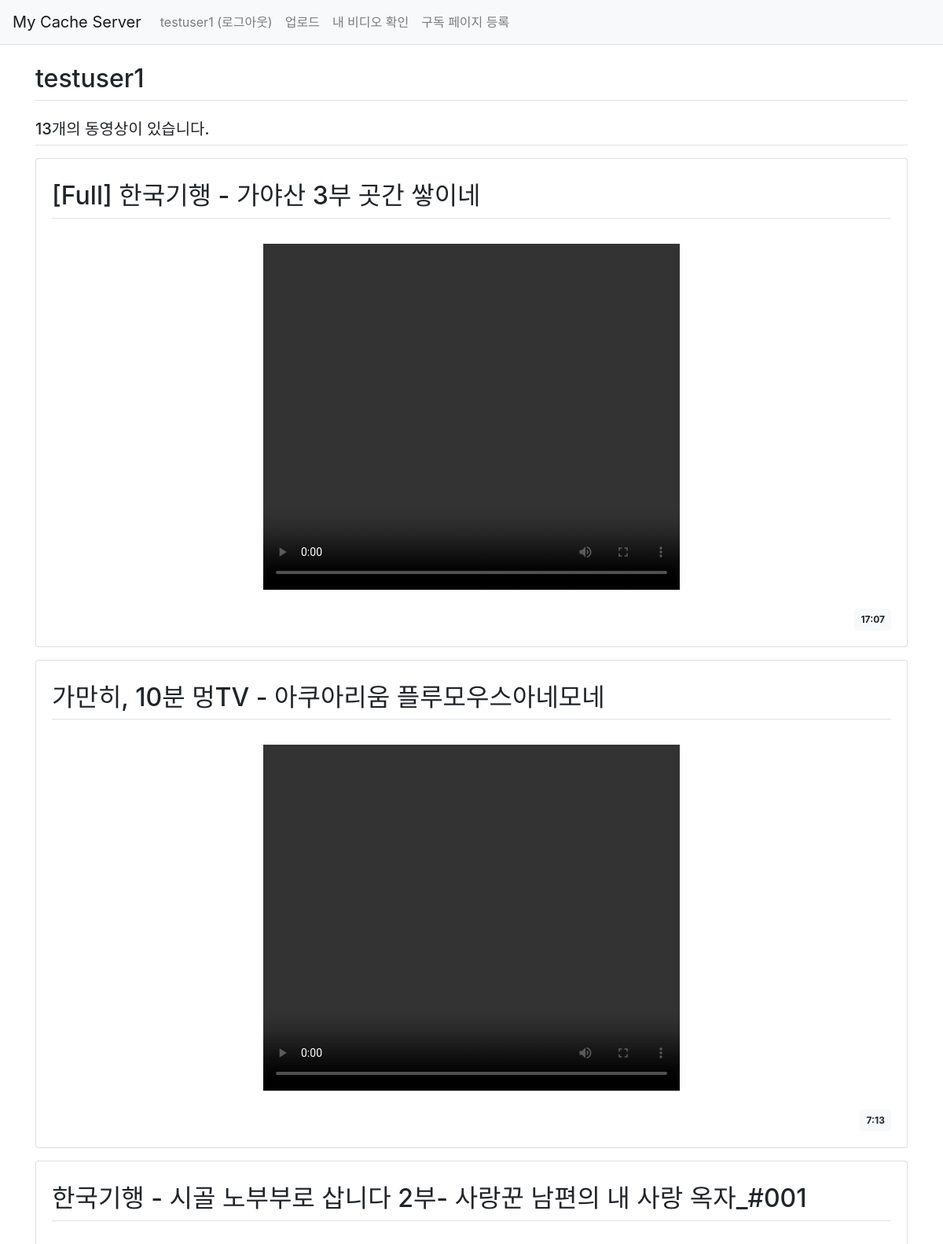
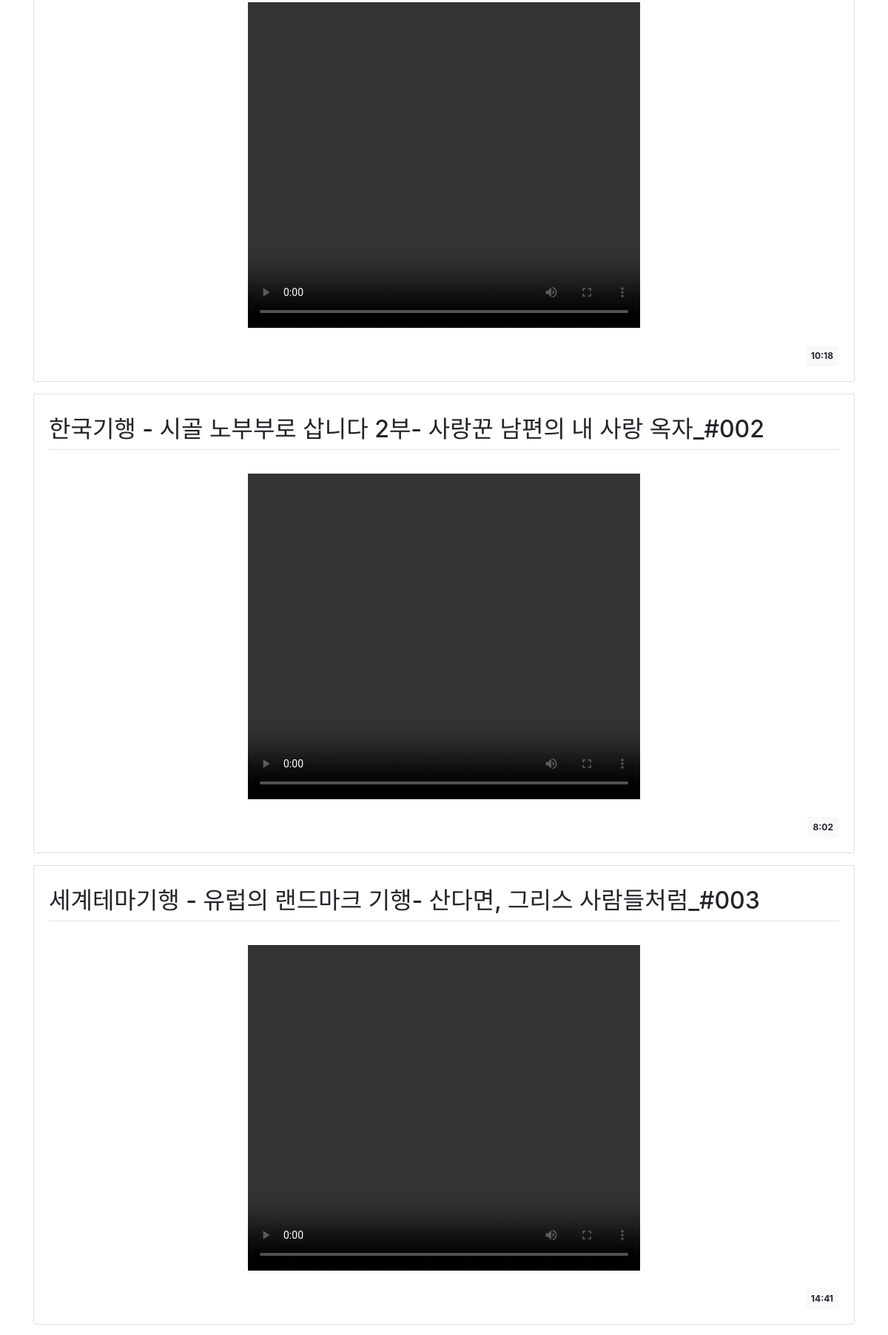
Screenshot of /detail/1 (signed in, upper part) with the database file from the repository (2 pictures, top to bottom).
### cache_video/models.py (models this page shows)
class LocalUrl(models.Model):
    tracking_url = models.ForeignKey(TrackingUrl, on_delete=models.CASCADE)  # 지정되어있는 트래킹 url
    subject = models.CharField(max_length=100)                               # 제목
    url = models.CharField(max_length=100, primary_key=True)                 # 다운하고자 하는 파일의 웹 위치
    local = models.CharField(max_length=100, blank=True)                     # 다운하고자 하는 파일의 local 위치
    thumbnail = models.CharField(max_length=100, blank=True)                 # 썸네일 파일의 local 위치
    running_time = models.CharField(max_length=100)                      # 동영상 길이

### cache_video/views.py (the view)
# urls.py: path('detail/<int:tracking_url_id>', views.detail, name='detail')  # 메인 페이지의 상세보기
def detail(request, tracking_url_id:int):
    Obj = get_object_or_404(TrackingUrl, pk=tracking_url_id)
    Obj = Obj.localurl_set.all()
    print(Obj)
    return render(request, 'cache_video/detail.html', {'video_list': Obj})

### templates/cache_video/detail.html
{% extends 'base.html' %}
{% load static %}
{% block content %}
{% load static %}
<link rel="stylesheet" type="text/css" href="{% static 'bootstrap.min.css' %}">
<div class="container my-3">
    <h2 class="border-bottom py-2">{{ user }}</h2>
    <h5 class="border-bottom my-3 py-2">{{video_list.count}}개의 동영상이 있습니다.</h5>
    {% for video in video_list %}
    <div class="card my-3">
        <div class="card-body">
            <h2 class="border-bottom py-2">{{ video.subject }}</h2>
            <div class="card-text" style="white-space: pre-line;">
                <div class="d-flex justify-content-center">
                    <video width="530" height="440" controls>
                        <source src="../media/{{video.local}}" type="video/mp4"> </source>
                    </video>
                </div>
            </div>
            <div class="d-flex justify-content-end">
                <div class="badge badge-light p-2">
                    {{ video.running_time }}
                </div>
            </div>
        </div>
    </div>
    {% endfor %}
</div>
{% endblock %}

### templates/navbar.html (shortened to what this page needs)
<nav class="navbar navbar-expand-lg navbar-light bg-light border-bottom">
    <a class="navbar-brand" href="{% url 'cache_video:main' %}">My Cache Server</a>
    <div class="collapse navbar-collapse flex-grow-0" id="navbarNav">
        <ul class="navbar-nav">
            <li class="nav-item ">
                {% if user.is_authenticated %}
                <a class="nav-link" href="{% url 'common:logout' %}">{{ user.username }} (로그아웃)</a>
                {% else %}
                <a class="nav-link" href="{% url 'common:login' %}">로그인</a>
                {% endif %}
            </li>
            <li class="'nav-item ">
                {% if user.is_authenticated %}
                <a class="nav-link" href="{% url 'cache_video:upload' %}">업로드</a>
            </li>
            <li class="'nav-item ">
                <a class="nav-link" href="{% url 'cache_video:my_video' %}">내 비디오 확인</a>
            </li>
            <li class="'nav-item ">
                <a class="nav-link" href="{% url 'cache_video:register_url' %}">구독 페이지 등록</a>
                {% endif %}
            </li>
        </ul>
    </div>
</nav>

### rows the page displays
LocalUrl: subject "[Full] 한국기행 - 가야산 3부 곳간 쌓이네", running_time "17:07"
LocalUrl: subject "가만히, 10분 멍TV - 아쿠아리움 플루모우스아네모네", running_time "7:13"
LocalUrl: subject "한국기행 - 시골 노부부로 삽니다 2부- 사랑꾼 남편의 내 사랑 옥자_#001", running_time "10:18"
LocalUrl: subject "한국기행 - 시골 노부부로 삽니다 2부- 사랑꾼 남편의 내 사랑 옥자_#002", running_time "8:02"
LocalUrl: subject "세계테마기행 - 유럽의 랜드마크 기행- 산다면, 그리스 사람들처럼_#003", running_time "14:41"

### other values shown
{{ user.username }} "testuser1"
{{ user }} "testuser1"
{{ video_list.count }} "13"
